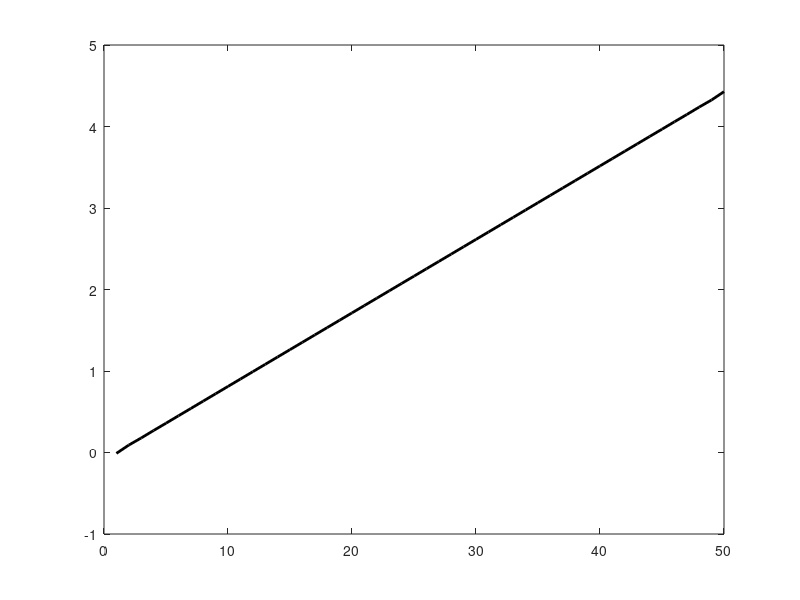

The MATLAB source for this figure: (Note: this script raises an error after producing the figure.)
clear variables; close all; clc
% Physical params
tau_f = 15;
tau_d = 100;
nu    = 0.1;
beta  = 0.196;
sigma = 3.5;
tf    = 8000;

% Dimensions
Lx    = 46;
Ly    = 23;
M     = 40;
% dt    = 10/M;


% Wave numbers and viscosity
nx    = 50;
ny    = 50;

p     = 8.0;
% 
% nux   = 8.0*((Lx/nx/pi)^p)/dt/8.0;
% 
% nuy   = 8.0*((Ly/ny/pi)^p)/dt/8.0;

dx    = Lx/nx;
dy    = Ly/ny;
x     = linspace(0, Lx-dx, nx);
y     = linspace(0, Ly-dy, ny);

dt = 0.0002*dx^4/nu;

kx = 2*pi/Lx*[0:(nx/2) (-nx/2+1):-1];
ky = 2*pi/Ly*[0:(ny/2) (-ny/2+1):-1];
[J,I]  = meshgrid(ky,kx);

I2 = I.^2;
J2 = J.^2;

psiR = zeros(nx,ny);
for j = 1:length(y)
    psiR(:,j) = -sigma * tanh(y(j)/sigma);
end

psiR_hat = fft2(psiR);

psiInt1 = zeros(nx,ny);
psiInt2 = zeros(nx,ny);
for j = 1:length(y)
    for i = 1:length(x)
%         psiInt1(i,j) = 1e-2*sin(2*pi*x(i)/Lx)*sin(2*pi*y(j)/Ly);%*exp(-y(j)^2/(2*sigma^2));
%         psiInt2(i,j) = 1e-3*sin(2*pi*x(i)/Lx)*sin(2*pi*y(j)/Ly);%*exp(-y(j)^2/(2*sigma^2));
        psiInt1(i,j) = 1e-2*sin(2*pi*x(i)/Lx)*exp(-y(j)^2/(2*sigma^2));
        psiInt2(i,j) = 1e-3*sin(2*pi*x(i)/Lx)*exp(-y(j)^2/(2*sigma^2));

    end
end

psiInt1_hat = fft2(psiInt1);
psiInt2_hat = fft2(psiInt2);

q1_hat = -(I2+J2).*psiInt1_hat - (psiInt1_hat - psiInt2_hat);
q2_hat = -(I2+J2).*psiInt2_hat + (psiInt1_hat - psiInt2_hat);

q1 = real(ifft2(q1_hat));
q2 = real(ifft2(q2_hat));

for (j=1:ny)
    q1(:,j) = q1(:,j) + beta*y(j);
    q2(:,j) = q2(:,j) + beta*y(j);
end

q1_hat = fft2(q1);
q2_hat = fft2(q2);

plot(q1(length(y)/2,:),'k','LineWidth',2);
hold on


NSTEP = 10000;
    
IJ2 = I2+J2;
dump = IJ2;
dump(1,1) = 1;

% Stiff ODE solver
q1_hat_vec = reshape(q1_hat,nx*ny,1);
q2_hat_vec = reshape(q2_hat,nx*ny,1);

a_hat = [q1_hat_vec; q2_hat_vec];
t = linspace(0,10,11);
[t,at_hat] = ode15s(@(t,at_hat) RHS2D(at_hat,kx,ky,I,J,dump, IJ2, tau_d, tau_f, nu, beta, psiR_hat), t, a_hat);


for k = 1:size(at_hat,1)
    q1_hat_vec = at_hat(k, 1:nx*ny);
    q2_hat_vec = at_hat(k, nx*ny+1:end);
    
    q1 = real(ifft2(reshape(q1_hat_vec,nx,ny)));
    q2 = real(ifft2(reshape(q2_hat_vec,nx,ny)));
    
    plot(x,q1(length(y)/2,:));
    
    hold on;
end


%  Start time marching (Explicit method)
for n = 1:NSTEP
    % Calculate psi from q
    psi1_hat = 0.5*(-(q1_hat+q2_hat)./(dump) - (q2_hat-q1_hat)./(-dump-2));
    psi2_hat = 0.5*(-(q1_hat+q2_hat)./(dump) + (q2_hat-q1_hat)./(-dump-2));
    
    % Calculate x derivative
    dpsi1dx_hat = 1i*I.*psi1_hat;
    dpsi2dx_hat = 1i*I.*psi2_hat;
    
    dq1dx_hat = 1i*I.*q1_hat;
    dq2dx_hat = 1i*I.*q2_hat;
    
    % Calculate y derivative
    dpsi1dy_hat = 1i*J.*psi1_hat;
    dpsi2dy_hat = 1i*J.*psi2_hat;
    
    dq1dy_hat = 1i*J.*q1_hat;
    dq2dy_hat = 1i*J.*q2_hat;
    
    % Non-linear terms
    NL1 = fft2((ifft2(dpsi1dx_hat)).*(ifft2(dq1dy_hat)) - (ifft2(dpsi1dy_hat)).*(ifft2(dq1dx_hat)));
    NL2 = fft2((ifft2(dpsi2dx_hat)).*(ifft2(dq2dy_hat)) - (ifft2(dpsi2dy_hat)).*(ifft2(dq2dx_hat)));
    
    % Time stepping
    RHS1 = -NL1 + (psi1_hat - psi2_hat - psiR_hat)/tau_d - nu*IJ2.*IJ2.*q1_hat;
    RHS2 = -NL2 - (psi1_hat - psi2_hat - psiR_hat)/tau_d + IJ2.*(psi2_hat)/tau_f - nu*IJ2.*IJ2.*q2_hat;
    
%     RHS1 =  -nu*(IJ2).*(IJ2).*q1_hat;
%     RHS2 =  -nu*(IJ2).*(IJ2).*q2_hat;
%         
    q1_hat = q1_hat + dt*RHS1;
    q2_hat = q2_hat + dt*RHS2;
    
    q1 = real(ifft2(q1_hat));
    q2 = real(ifft2(q2_hat));
%     figure
%     surf(q1);
    if (mod(n,NSTEP/10)==0)
        plot(q1(length(y)/2,:));
        hold on
    end
    
%     shading interp
end





% Test in 1D
% a = sin(2*pi/Lx*x);
% a_hat = fft(a);
% % for n = 1:5000
% % dadxx_hat = -kx.*a_hat;
% % % dadxx = real(ifft(dadxx_hat));
% % 
% % a_hat = a_hat-0.01*dt*dadxx_hat;
% % 
% % end
% 
% 
% t = linspace(0,1000,11);
% [t,at_hat] = ode15s(@(t,at_hat) -(kx.').*(kx.').*at_hat, t, a_hat);
% 
% 
% for k = 1:length(t)
%     an = real(ifft(at_hat(k,:)));
%     plot(x,an);
%     hold on
%     axis([0 Lx, -1 1]);
% end




